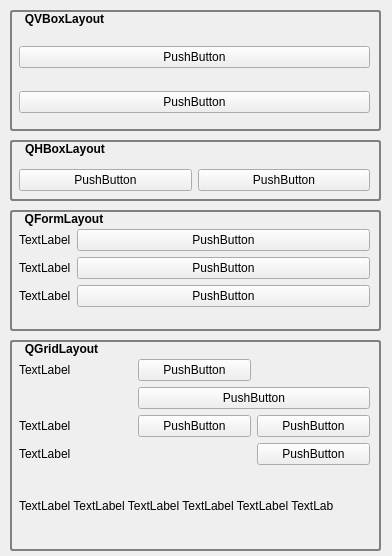
<?xml version="1.0" encoding="UTF-8"?>
<ui version="4.0">
 <class>Form</class>
 <widget class="QWidget" name="Form">
  <property name="geometry">
   <rect>
    <x>0</x>
    <y>0</y>
    <width>392</width>
    <height>556</height>
   </rect>
  </property>
  <property name="windowTitle">
   <string>Form</string>
  </property>
  <widget class="QGroupBox" name="groupBox">
   <property name="enabled">
    <bool>true</bool>
   </property>
   <property name="geometry">
    <rect>
     <x>10</x>
     <y>10</y>
     <width>371</width>
     <height>121</height>
    </rect>
   </property>
   <property name="font">
    <font>
     <weight>75</weight>
     <bold>true</bold>
    </font>
   </property>
   <property name="mouseTracking">
    <bool>false</bool>
   </property>
   <property name="autoFillBackground">
    <bool>false</bool>
   </property>
   <property name="styleSheet">
    <string notr="true">QGroupBox { 
     border: 2px solid gray; 
     border-radius: 3px; 
 } 
QGroupBox::title { 
    background-color: transparent;
     subcontrol-position: top left; /* position at the top left*/ 
     padding:2 13px;
 } </string>
   </property>
   <property name="title">
    <string>QVBoxLayout</string>
   </property>
   <property name="flat">
    <bool>true</bool>
   </property>
   <property name="checkable">
    <bool>false</bool>
   </property>
   <widget class="QWidget" name="verticalLayoutWidget">
    <property name="geometry">
     <rect>
      <x>9</x>
      <y>19</y>
      <width>351</width>
      <height>101</height>
     </rect>
    </property>
    <layout class="QVBoxLayout" name="verticalLayout">
     <item>
      <widget class="QPushButton" name="pushButton">
       <property name="text">
        <string>PushButton</string>
       </property>
      </widget>
     </item>
     <item>
      <widget class="QPushButton" name="pushButton_2">
       <property name="text">
        <string>PushButton</string>
       </property>
      </widget>
     </item>
    </layout>
   </widget>
  </widget>
  <widget class="QGroupBox" name="groupBox_2">
   <property name="geometry">
    <rect>
     <x>10</x>
     <y>140</y>
     <width>371</width>
     <height>61</height>
    </rect>
   </property>
   <property name="font">
    <font>
     <weight>75</weight>
     <bold>true</bold>
    </font>
   </property>
   <property name="styleSheet">
    <string notr="true">QGroupBox { 
     border: 2px solid gray; 
     border-radius: 3px; 
 } 
QGroupBox::title { 
    background-color: transparent;
     subcontrol-position: top left; /* position at the top left*/ 
     padding:2 13px;
 } </string>
   </property>
   <property name="title">
    <string>QHBoxLayout</string>
   </property>
   <widget class="QWidget" name="horizontalLayoutWidget">
    <property name="geometry">
     <rect>
      <x>9</x>
      <y>20</y>
      <width>351</width>
      <height>41</height>
     </rect>
    </property>
    <layout class="QHBoxLayout" name="horizontalLayout">
     <item>
      <widget class="QPushButton" name="pushButton_13">
       <property name="text">
        <string>PushButton</string>
       </property>
      </widget>
     </item>
     <item>
      <widget class="QPushButton" name="pushButton_12">
       <property name="text">
        <string>PushButton</string>
       </property>
      </widget>
     </item>
    </layout>
   </widget>
  </widget>
  <widget class="QGroupBox" name="groupBox_3">
   <property name="geometry">
    <rect>
     <x>10</x>
     <y>210</y>
     <width>371</width>
     <height>121</height>
    </rect>
   </property>
   <property name="font">
    <font>
     <weight>75</weight>
     <bold>true</bold>
    </font>
   </property>
   <property name="styleSheet">
    <string notr="true">QGroupBox { 
     border: 2px solid gray; 
     border-radius: 3px; 
 } 
QGroupBox::title { 
    background-color: transparent;
     subcontrol-position: top left; /* position at the top left*/ 
     padding:2 13px;
 } </string>
   </property>
   <property name="title">
    <string>QFormLayout</string>
   </property>
   <widget class="QWidget" name="verticalLayoutWidget_4">
    <property name="geometry">
     <rect>
      <x>9</x>
      <y>19</y>
      <width>351</width>
      <height>98</height>
     </rect>
    </property>
    <layout class="QFormLayout" name="formLayout">
     <item row="0" column="1">
      <widget class="QPushButton" name="pushButton_10">
       <property name="text">
        <string>PushButton</string>
       </property>
      </widget>
     </item>
     <item row="2" column="1">
      <widget class="QPushButton" name="pushButton_11">
       <property name="text">
        <string>PushButton</string>
       </property>
      </widget>
     </item>
     <item row="1" column="1">
      <widget class="QPushButton" name="pushButton_9">
       <property name="text">
        <string>PushButton</string>
       </property>
      </widget>
     </item>
     <item row="1" column="0">
      <widget class="QLabel" name="label">
       <property name="text">
        <string>TextLabel</string>
       </property>
      </widget>
     </item>
     <item row="2" column="0">
      <widget class="QLabel" name="label_2">
       <property name="text">
        <string>TextLabel</string>
       </property>
      </widget>
     </item>
     <item row="0" column="0">
      <widget class="QLabel" name="label_3">
       <property name="text">
        <string>TextLabel</string>
       </property>
      </widget>
     </item>
    </layout>
   </widget>
  </widget>
  <widget class="QGroupBox" name="groupBox_4">
   <property name="geometry">
    <rect>
     <x>10</x>
     <y>340</y>
     <width>371</width>
     <height>211</height>
    </rect>
   </property>
   <property name="font">
    <font>
     <weight>75</weight>
     <bold>true</bold>
    </font>
   </property>
   <property name="styleSheet">
    <string notr="true">QGroupBox { 
     border: 2px solid gray; 
     border-radius: 3px; 
 } 
QGroupBox::title { 
    background-color: transparent;
     subcontrol-position: top left; /* position at the top left*/ 
     padding:2 13px;
 } </string>
   </property>
   <property name="title">
    <string>QGridLayout</string>
   </property>
   <widget class="QWidget" name="verticalLayoutWidget_5">
    <property name="geometry">
     <rect>
      <x>9</x>
      <y>19</y>
      <width>351</width>
      <height>181</height>
     </rect>
    </property>
    <layout class="QGridLayout" name="gridLayout">
     <item row="3" column="2">
      <widget class="QPushButton" name="pushButton_18">
       <property name="text">
        <string>PushButton</string>
       </property>
      </widget>
     </item>
     <item row="2" column="1">
      <widget class="QPushButton" name="pushButton_17">
       <property name="text">
        <string>PushButton</string>
       </property>
      </widget>
     </item>
     <item row="2" column="0">
      <widget class="QLabel" name="label_5">
       <property name="text">
        <string>TextLabel</string>
       </property>
      </widget>
     </item>
     <item row="3" column="0">
      <widget class="QLabel" name="label_7">
       <property name="text">
        <string>TextLabel</string>
       </property>
      </widget>
     </item>
     <item row="1" column="1" colspan="2">
      <widget class="QPushButton" name="pushButton_16">
       <property name="text">
        <string>PushButton</string>
       </property>
      </widget>
     </item>
     <item row="2" column="2">
      <widget class="QPushButton" name="pushButton_15">
       <property name="text">
        <string>PushButton</string>
       </property>
      </widget>
     </item>
     <item row="0" column="0">
      <widget class="QLabel" name="label_6">
       <property name="text">
        <string>TextLabel</string>
       </property>
      </widget>
     </item>
     <item row="0" column="1">
      <widget class="QPushButton" name="pushButton_14">
       <property name="text">
        <string>PushButton</string>
       </property>
      </widget>
     </item>
     <item row="4" column="0" colspan="3">
      <widget class="QLabel" name="label_8">
       <property name="text">
        <string>TextLabel TextLabel TextLabel TextLabel TextLabel TextLab</string>
       </property>
      </widget>
     </item>
    </layout>
   </widget>
  </widget>
 </widget>
 <resources/>
 <connections/>
</ui>
